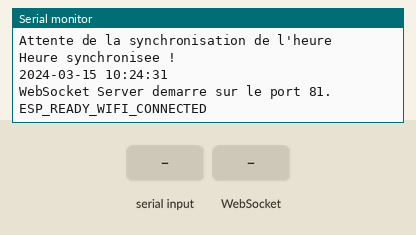
Simulated run of this sketch. Board: ESP8266 (NodeMCU). Parts: the last lines printed to the serial monitor. The test bench sets the inputs (shaded band). WiFi joins after 1.5 s; servers stay silent unless stated; the local clock reads 2024-03-15 10:24:30 at power-on unless the sketch sets it.

Above: at 2.8 s.
2.9 s: "1\n" received over Serial
At 3.9 s:
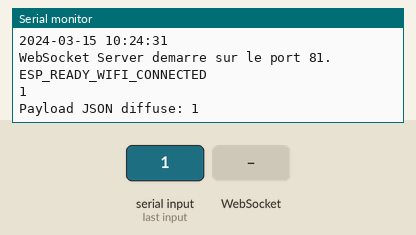
4.4 s: WebSocket text "1" received
At 5.1 s:
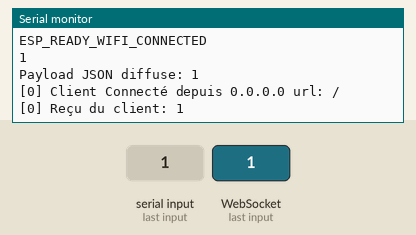

Measured:
- after the input at 2.9 s, the serial monitor: prints a new line at once (image 1)
- after the input at 4.4 s, the serial monitor: prints a new line at once (image 2)

The sketch:

ESP8266_project.ino
```cpp
#include <ESP8266WiFi.h>
#include <ESP8266WebServer.h>
#include <WebSocketsServer.h>
#include <ESP8266HTTPClient.h>
#include <ArduinoJson.h>
#include <time.h>
#include <sys/time.h>

// --- CONFIGURATION WI-FI ---
const char* ssid = "HUAWEI-2.4G-96As";
const char* password = "CNcnKK28";

// --- CONFIGURATION
const long  gmtOffset_sec = 3600;
const int   daylightOffset_sec = 0;

WebSocketsServer webSocket = WebSocketsServer(81);

// --- VARIABLES GLOBALES ---
String lastEventPayload = "";

// --- FONCTION UTILITAIRE : OBTENIR LE TEMPS ---
String getTime() {
  time_t now = time(nullptr);
  struct tm* ptm = localtime(&now);

  // If year is 1970, time is not synced yet
  if (ptm->tm_year + 1900 < 2000) {
    return "NOT_SYNCED";
  }

  // Use a buffer to format the string cleanly
  char timeStringBuff[50];
  // Format: YYYY-MM-DD HH:MM:SS
  strftime(timeStringBuff, sizeof(timeStringBuff), "%Y-%m-%d %H:%M:%S", ptm);

  return String(timeStringBuff);
}

// --- GESTION DES EVENEMENTS WEBSOCKET ---
void webSocketEvent(uint8_t num, WStype_t type, uint8_t * payload, size_t length) {
  switch (type) {
    case WStype_DISCONNECTED:
      Serial.printf("[%u] Client Déconnecté!\n", num);
      break;
    case WStype_CONNECTED: {
      IPAddress ip = webSocket.remoteIP(num);
      Serial.printf("[%u] Client Connecté depuis %s url: %s\n", num, ip.toString().c_str(), payload);

      if (lastEventPayload.length() > 0) {
        String welcomeMsg = "{\"type\":\"LAST_EVENT\", \"payload\":" + lastEventPayload + "}";
        webSocket.sendTXT(num, welcomeMsg);
      }
      break;
    }
    case WStype_TEXT:
      Serial.printf("[%u] Reçu du client: %s\n", num, payload);
      break;
    default:
      break;
  }
}

// --- SETUP ---
void setup() {
  Serial.begin(9600);

  // Initialisation du Wi-Fi
  WiFi.begin(ssid, password);
  Serial.print("Connexion Wi-Fi");
  while (WiFi.status() != WL_CONNECTED) {
    delay(500);
    Serial.print(".");
  }
  Serial.println("\nConnecté au Wi-Fi !");
  Serial.print("Adresse IP: ");
  Serial.println(WiFi.localIP());

  // --- NATIVE TIME CONFIGURATION ---
  // Configures time using built-in SNTP
  configTime(gmtOffset_sec, daylightOffset_sec, "pool.ntp.org", "time.nist.gov");

  Serial.print("Attente de la synchronisation de l'heure");
  time_t now = time(nullptr);
  while (now < 100000) { // Wait until we are past the year 1970
    delay(500);
    Serial.print(".");
    now = time(nullptr);
  }
  Serial.println("\nHeure synchronisee !");
  Serial.println(getTime());

  // Start WebSocket
  webSocket.begin();
  webSocket.onEvent(webSocketEvent);
  Serial.println("WebSocket Server demarre sur le port 81.");
  Serial.println("ESP_READY_WIFI_CONNECTED");
}


void loop() {
  webSocket.loop();

  if (Serial.available()) {
    String dataFromArduino = Serial.readStringUntil('\n');
    Serial.println(dataFromArduino);
    dataFromArduino.trim();

    StaticJsonDocument<256> doc;
    DeserializationError error = deserializeJson(doc, dataFromArduino);

    if (error) {
      Serial.print(F("deserializeJson() failed: "));
      Serial.println(error.f_str());
      Serial.println("Donnee invalide. Ignoree.");
    } else {
      String currentTime = getTime();
      doc["time"] = currentTime;

      String fullJsonPayload;
      serializeJson(doc, fullJsonPayload);

      lastEventPayload = fullJsonPayload;
      Serial.print("Payload JSON diffuse: ");
      Serial.println(fullJsonPayload);

      webSocket.broadcastTXT(fullJsonPayload);
    }
  }
}
```
